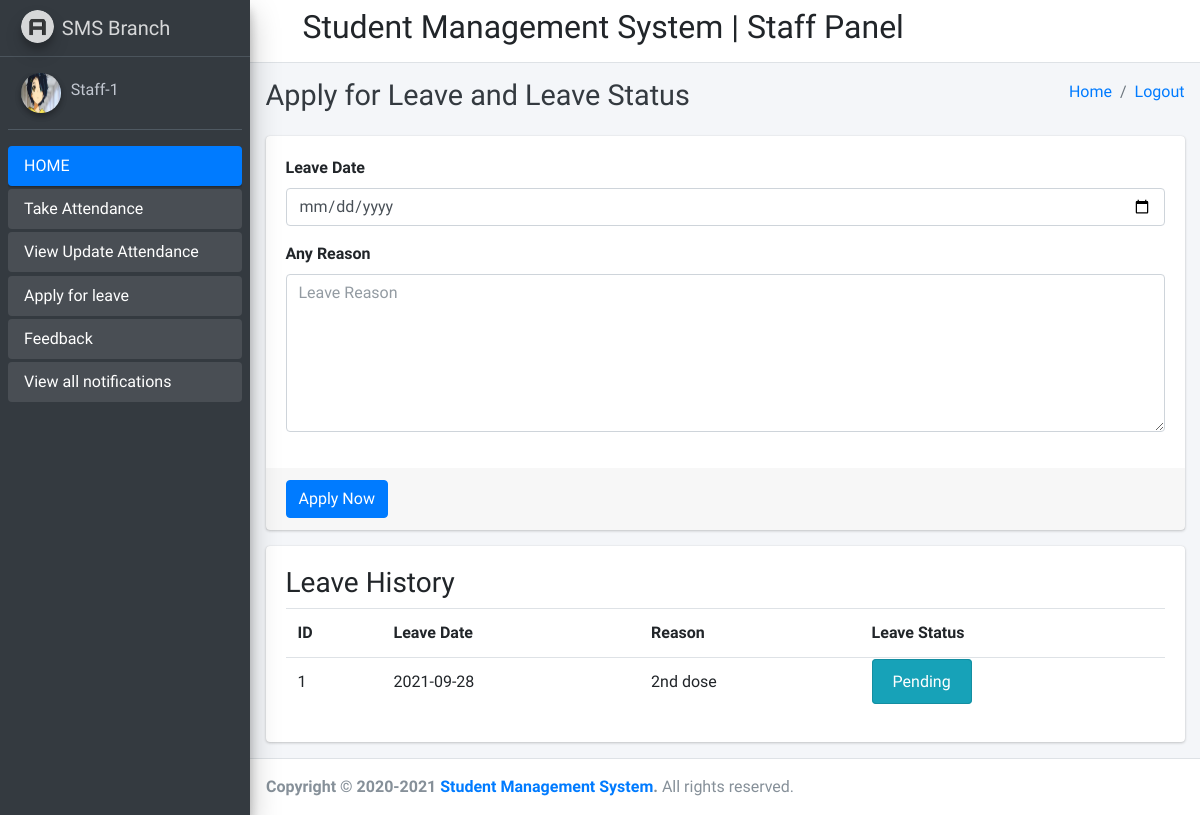
Before: /staff_apply_leave (signed in) with the older database file.
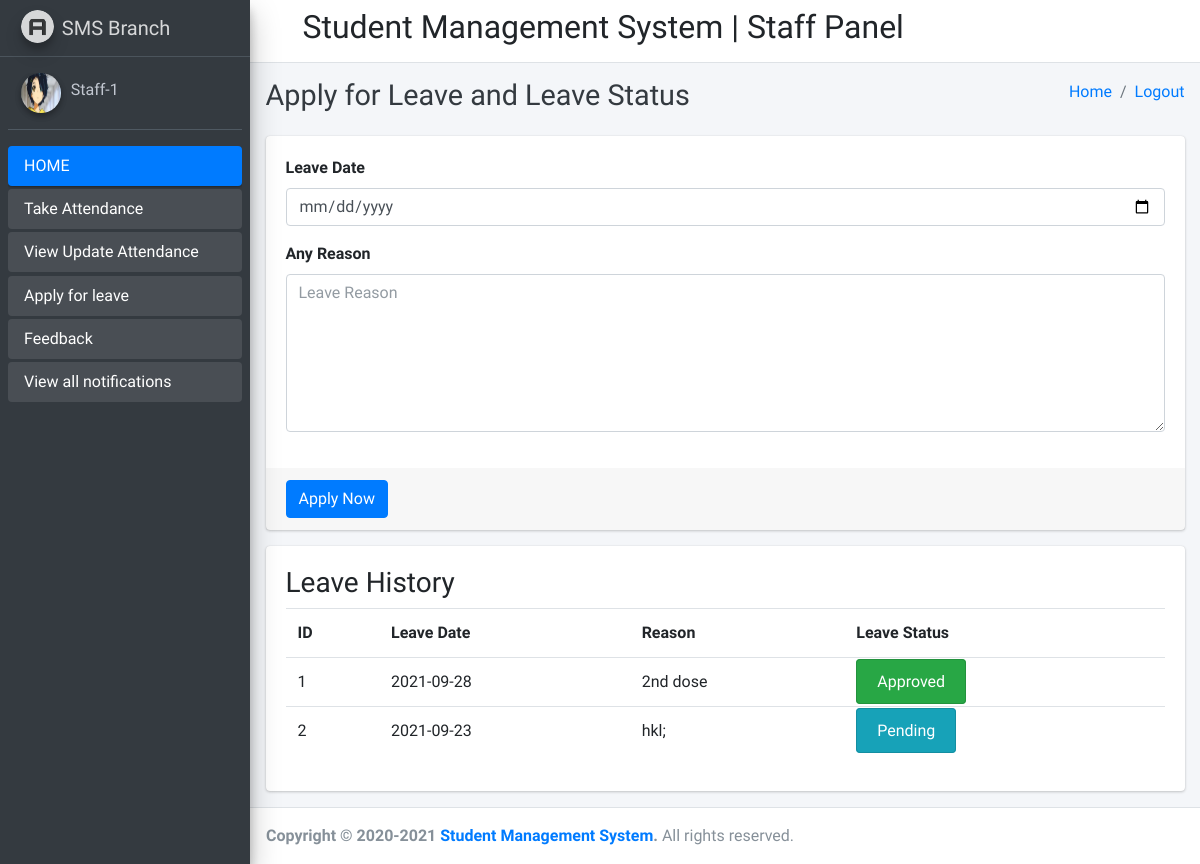
After: the same page with the newer database file.
### student_management_app/models.py (models this page shows)
class LeaveReportStaff(models.Model):
    id = models.AutoField(primary_key=True)
    staff_id = models.ForeignKey(Staffs, on_delete=models.CASCADE)
    leave_date = models.CharField(max_length=255,default="")
    leave_message = models.TextField()
    leave_status = models.IntegerField(default=0)
    created_at = models.DateTimeField(auto_now_add=True)
    updated_at = models.DateTimeField(auto_now_add=True)
    objects = models.Manager()

### student_management_app/StaffViews.py (the view)
# urls.py: path('staff_apply_leave', StaffViews.staff_apply_leave, name="staff_apply_leave"),
def staff_apply_leave(request):
    staff_obj = Staffs.objects.get(admin=request.user.id)
    leave_data=LeaveReportStaff.objects.filter(staff_id=staff_obj)
    return render(request,"staff_templates/staff_apply_leave.html",{"leave_data":leave_data})

### student_management_app/context_processors.py (called while the page is built)
def google_analytics(request: HttpRequest):
    return {
        'GA_KEY': settings.GOOGLE_ANALYTICS_KEY,
    }

### student_management_app/templates/staff_templates/staff_apply_leave.html (shortened to what this page needs)
{% extends 'staff_templates/base_template.html' %}
{% block page_title %}Apply for Leave and Leave Status{% endblock page_title %}
{% block main_content %}
<section class="content" xmlns="http://www.w3.org/1999/html">
      <div class="container-fluid">
        <div class="row">
            <div class="col-md-12">
                <div class="card card-primary">
                    <form action="/staff_apply_leave_save" method="POST">
                    <div class="card-body">
                            <div class="form-group">
                            <label>Leave Date</label>
                            <input type="date" name="leave_date" class="form-control" placeholder="Leave Date">
                          </div>
                          <div class="form-group">
                            <label>Any Reason</label>
                            <textarea rows="6" name="leave_reason" class="form-control" placeholder="Leave Reason"></textarea>
                          </div>
                    </div>
                        <div class="card-footer">
                          <button type="submit" class="btn btn-primary" id="fetch_student">Apply Now</button>
                        </div>
                </form>
            </div>
                <div class="card card-primary">
                    <div class="card-body">
                        <h3>Leave History</h3>
                        <div class="table">
                        <table class="table">
                            <tr>
                                <th>ID</th>
                                <th>Leave Date</th>
                                <th>Reason</th>
                                <th>Leave Status</th>
                            </tr>
                        {% for leave in leave_data %}
                            <tr>
                                <td>{{ leave.id }}</td>
                                <td>{{ leave.leave_date }}</td>
                                <td>{{ leave.leave_message }}</td>
                                <td>
                                    {% if leave.leave_status == 1 %}
                                        <span class="alert alert-success">Approved</span>
                                    {% elif leave.leave_status == 2 %}
                                        <span class="alert alert-danger">Rejected</span>
                                    {% else %}
                                        <span class="alert alert-info">Pending</span>
                                    {% endif %}
                                </td>
                            </tr>
                        {% endfor %}
                        </table>
                        </div>
                    </div>
                </div>
            </div>
        </div>
      </div>
</section>
{% endblock main_content %}

Changed rows visible on the page:
changed LeaveReportStaff "2nd dose": leave_status "Pending" → "Approved"
added LeaveReportStaff: id "2", leave_date "2021-09-23", leave_message "hkl;", leave_status "Pending"
